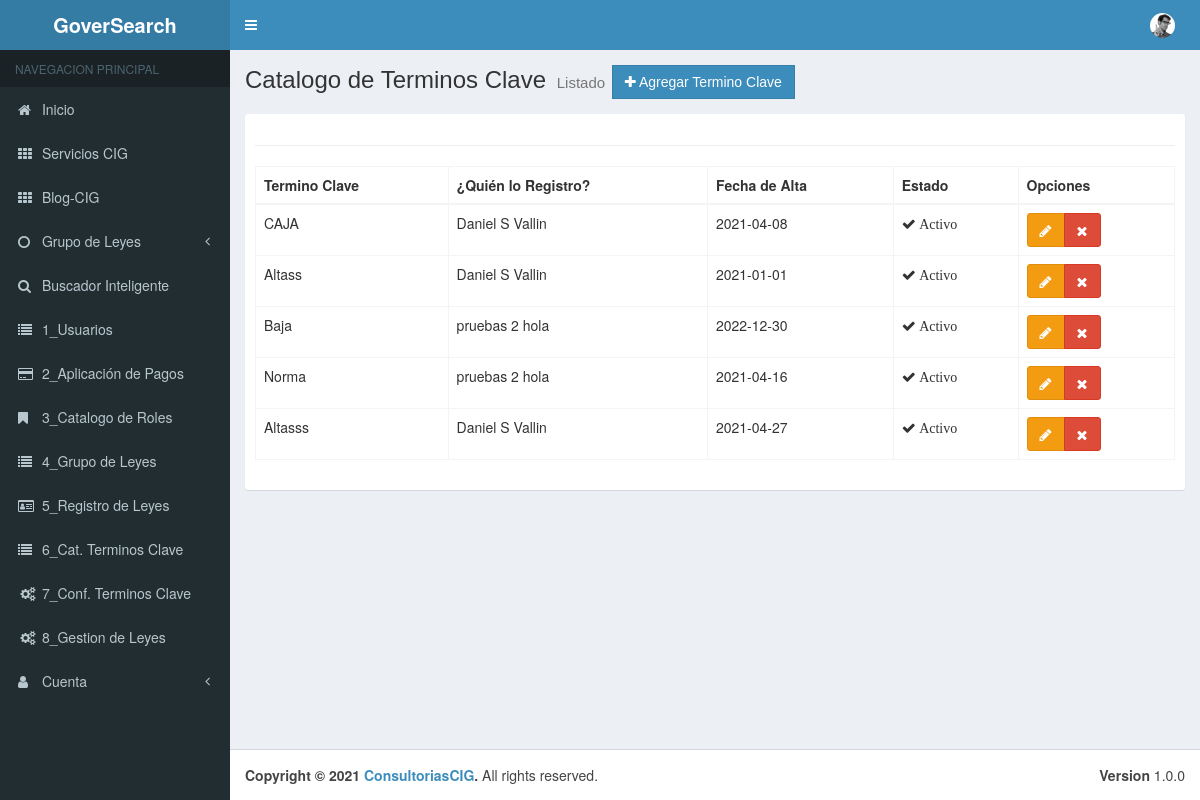
The page /Menu/cClaves on the database as committed earlier.
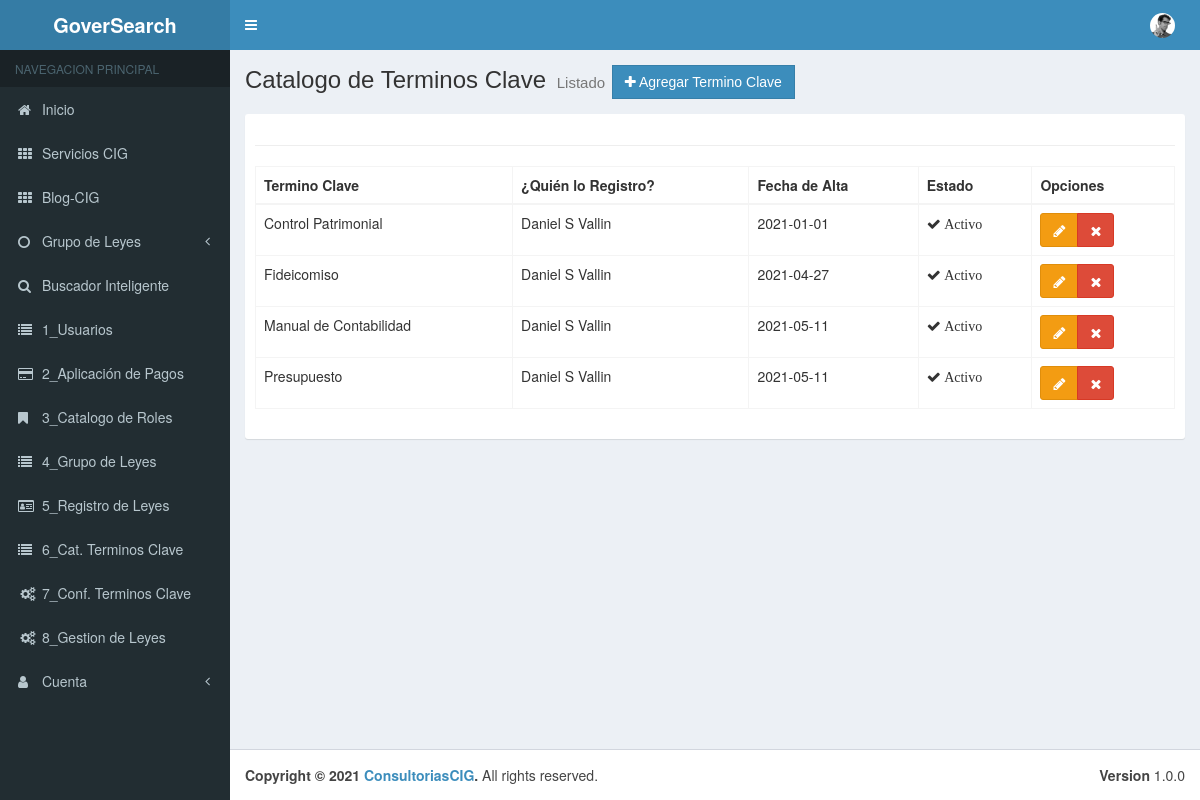
The same page on the database as committed later.
### tables this page shows
CREATE TABLE `tbl_claves` (
  `pk_Ter_Clave` int(11) NOT NULL,
  `Termino_Clave` varchar(50) NOT NULL,
  `Usuario_pk` int(20) NOT NULL,
  `Fecha_Alta` date NOT NULL,
  `Estado` bit(1) NOT NULL
);

CREATE TABLE `tbl_usuarios` (
  `pk_Usuario` int(11) NOT NULL,
  `Nombre` varchar(50) NOT NULL,
  `Apellidos` varchar(50) NOT NULL,
  `Telefono` varchar(10) NOT NULL,
  `Correo` varchar(50) NOT NULL,
  `Usuario` varchar(50) NOT NULL,
  `Contrasena` varchar(50) NOT NULL,
  `Fecha_Alta` date NOT NULL,
  `User_Rol_pk` int(11) NOT NULL,
  `Estado` bit(1) NOT NULL
);

### application/controllers/Menu/cClaves.php (called while the page is built, shortened)
<?php
class cClaves extends CI_Controller {
	public function __construct(){
		$this->load->model("Grupo_Leyes_Model");
		$this->load->model("Claves_Model");
		$this->load->model("User_Model");
	}
	public function index()
	{
		$aside = array(
			'cGrupos' => $this->Grupo_Leyes_Model->getGrupo_Model(),
		);
		$data = array(
			'cClaves' =>$this->Claves_Model->getClave(),
	   );
		$this->load->view("layouts/header");
		$this->load->view("layouts/aside", $aside);
		$this->load->view("admin/Menu/vClaves/list", $data);
		$this->load->view("layouts/footer");
	}
}

### index.php (called while the page is built, shortened)
<?php
require_once BASEPATH.'core/CodeIgniter.php';

### application/models/Claves_Model.php (called while the page is built, shortened)
<?php
class Claves_Model extends CI_Model {
    public function getClave(){
        $this->db->select("c.* ,u.Nombre as Nombre");
        $this->db->select("c.* ,u.Apellidos as Apellidos");
        $this->db->from("tbl_claves c");
        $this->db->join("tbl_usuarios u","c.Usuario_pk = u.pk_Usuario");
        $this->db->where("c.Estado","1");
        $resultados = $this->db->get();
        return $resultados->result();
    }
}

### application/views/admin/Menu/vClaves/list.php (the view, shortened to what this page needs)
<div class="content-wrapper">
    <section class="content-header">
        <h1>
        Catalogo de Terminos Clave
        <small>Listado</small>
        <a href="<?php echo base_url();?>Menu/cClaves/add" class="btn btn-primary btn-flat"><span class="fa fa-plus"></span> Agregar Termino Clave</a>
        </h1>
    </section>
    <section class="content">
        <div class="box box-solid">
            <div class="box-body">
                <div class="row">
                        <div class="col-md-12">
                        </div>
                    </div>
                        <hr>
                    <div class="row">
                        <div class="col-md-12">
                            <table id="example1" class="table table-bordered table-hover">
                                <thead>
                                    <tr>
                                        <th>Termino Clave</th>
                                        <th>¿Quién lo Registro?</th>
                                        <th>Fecha de Alta</th>
                                        <th>Estado</th>
                                        <th>Opciones</th>
                                    </tr>
                                </thead>
                                <tbody>
                                    <?php if(!empty($cClaves)):?>
                                        <?php foreach($cClaves as $cClave):?>
                                            <tr>
                                                <td><?php echo $cClave->Termino_Clave;?></td>
                                                <td><?php echo $cClave->Nombre; echo " "; echo $cClave->Apellidos;?></td>
                                                <td><?php echo $cClave->Fecha_Alta;?></td>
                                                <td>
                                                    <?php if($cClave->Estado == 0): ?>
                                                        <span class="fa fa-times"> Inactivo</span>
                                                    <?php else:?>
                                                        <span class="fa fa-check"> Activo</span>
                                                    <?php endif;?>
                                                </td>
                                                <td>
                                                    <div class="btn-group">
                                                        <a href="<?php echo base_url()?>Menu/cClaves/edit/<?php echo $cClave->pk_Ter_Clave;?>" class="btn btn-warning"><span class="fa fa-pencil"></span></a>
                                                        <a href="<?php echo base_url();?>Menu/cClaves/delete/<?php echo $cClave->pk_Ter_Clave;?>" class="btn btn-danger btn-remove"><span class="fa fa-remove"></span></a>
                                                    </div>
                                                </td>
                                            </tr>
                                        <?php endforeach;?>
                                    <?php endif;?>
                                </tbody>
                            </table>
                        </div>
                    </div>
            </div>
        </div>
    </section>
</div>

Rows that differ between the two databases and show on the page:
removed tbl_claves: Termino_Clave "CAJA", Usuario_pk.Nombre "Daniel", Usuario_pk.Apellidos "S Vallin", Fecha_Alta "2021-04-08", Estado "Activo"
removed tbl_claves: Termino_Clave "Baja", Usuario_pk.Nombre "pruebas 2", Usuario_pk.Apellidos "hola", Fecha_Alta "2022-12-30", Estado "Activo"
removed tbl_claves: Termino_Clave "Norma", Usuario_pk.Nombre "pruebas 2", Usuario_pk.Apellidos "hola", Fecha_Alta "2021-04-16", Estado "Activo"
changed tbl_claves: Termino_Clave "Altass" → "Control Patrimonial"
changed tbl_claves: Termino_Clave "Altasss" → "Fideicomiso"
added tbl_claves: Termino_Clave "Manual de Contabilidad", Usuario_pk.Nombre "Daniel", Usuario_pk.Apellidos "S Vallin", Fecha_Alta "2021-05-11", Estado "Activo"
added tbl_claves: Termino_Clave "Presupuesto", Usuario_pk.Nombre "Daniel", Usuario_pk.Apellidos "S Vallin", Fecha_Alta "2021-05-11", Estado "Activo"
